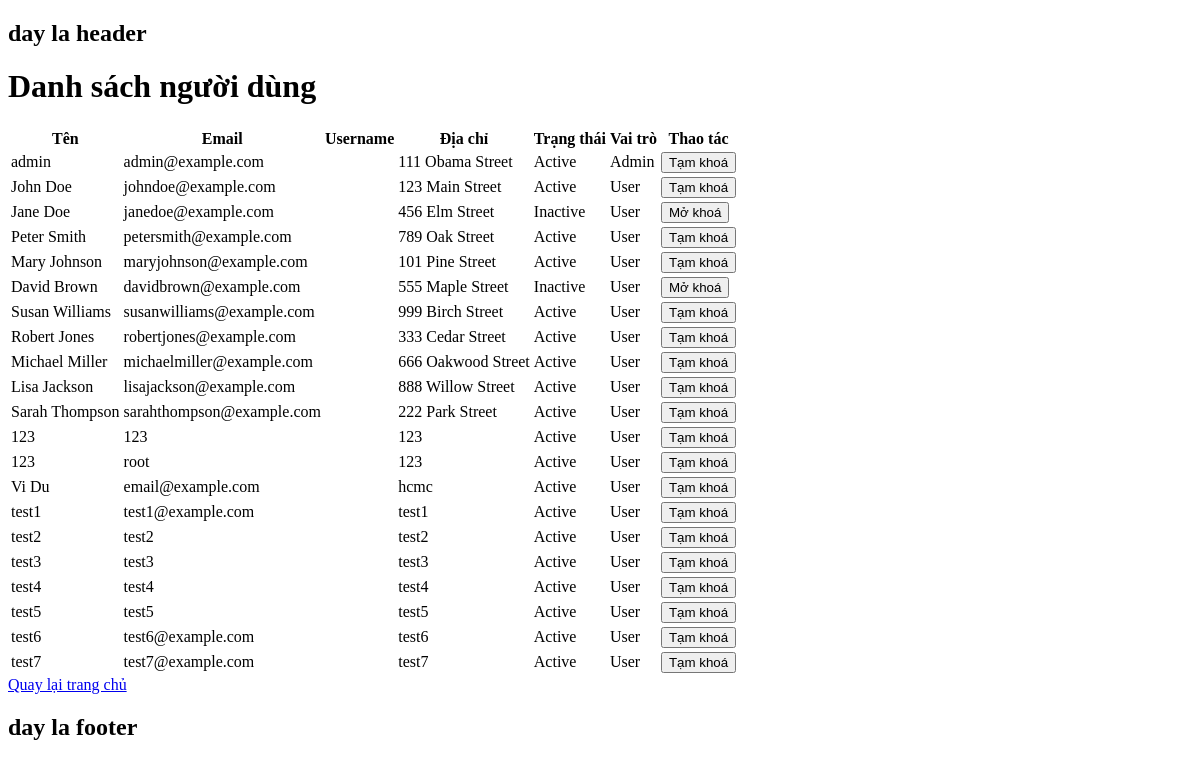
Page /user_management.php (signed in) on the earlier database version.
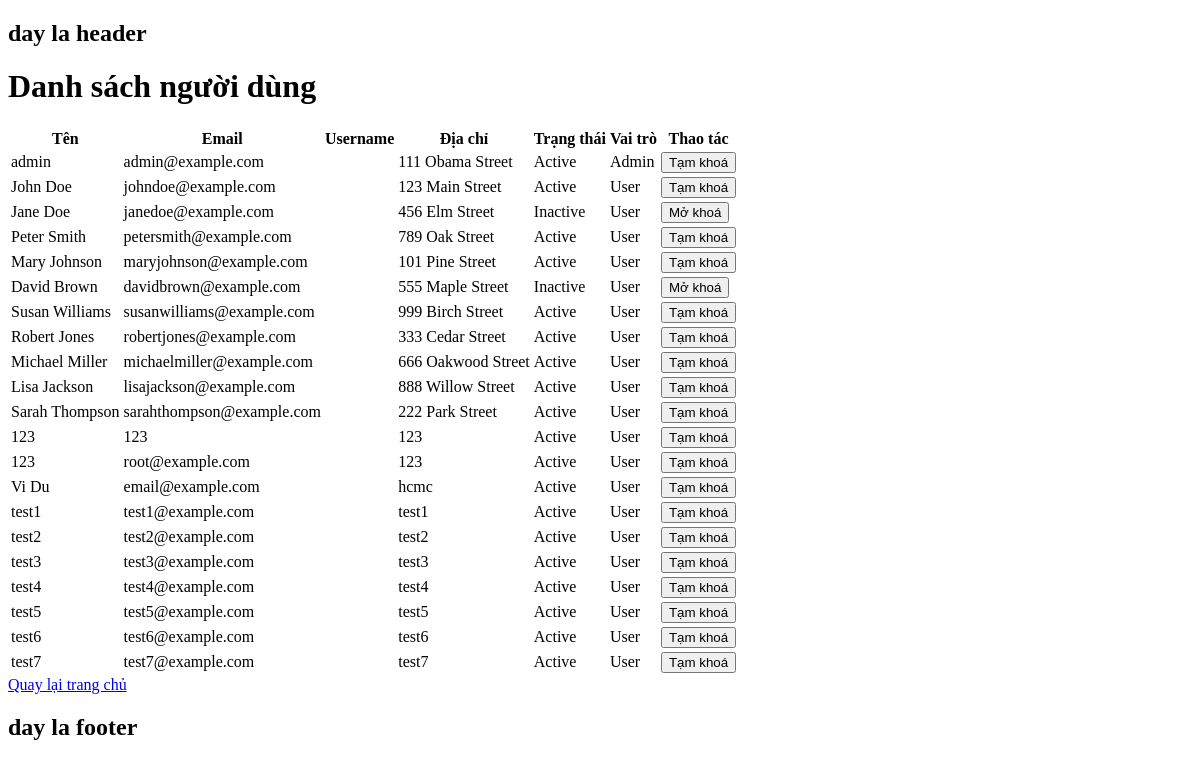
Same page on the later database version.
### tables this page shows
CREATE TABLE `users` (
  `id` int NOT NULL,
  `name` varchar(255) DEFAULT NULL,
  `email` varchar(255) NOT NULL,
  `phone` varchar(20) NOT NULL,
  `address` varchar(255) NOT NULL,
  `password` varchar(255) NOT NULL,
  `is_active` tinyint(1) NOT NULL DEFAULT '1',
  `role_id` int NOT NULL DEFAULT '2'
);

### inc/init.php (called while the page is built, shortened)
<?php
spl_autoload_register(
    function ($className) {
        $fileName = strtolower($className) . ".php";
        $dirRoot = dirname(__DIR__);
    }
);
require dirname(__DIR__) . "/inc/function.php";

### classes/user.php (called while the page is built, shortened)
<?php
class User
{
    public static function getAllUserInfo($conn)
    {
        try {
            $sql = "select u.id, u.name, u.email, u.username, u.address, u.is_active, u.role_id from users u;";
            $stmt = $conn->prepare($sql);
            $stmt->setFetchMode(PDO::FETCH_ASSOC);
            if ($stmt->execute()) {
                $users = $stmt->fetchAll();
                return $users;
            }
        } catch (PDOException $e) {
            echo $e->getMessage();
            return null;
        }
    }
}

### user_management.php (the view, shortened to what this page needs)
<?
require "inc/init.php";
$conn = require "inc/db.php";
$users = User::getAllUserInfo($conn);
?>
<? layouts(); ?>
<h1>Danh sách người dùng</h1>
<?php if (!empty($users)) : ?>
    <table>
        <thead>
            <tr>
                <th>Tên</th>
                <th>Email</th>
                <th>Username</th>
                <th>Địa chỉ</th>
                <th>Trạng thái</th>
                <th>Vai trò</th>
                <th>Thao tác</th>
            </tr>
        </thead>
        <tbody>
            <?php foreach ($users as $user) : ?>
                <tr>
                    <td><?php echo $user['name']; ?></td>
                    <td><?php echo $user['email']; ?></td>
                    <td><?php echo $user['username']; ?></td>
                    <td><?php echo $user['address']; ?></td>
                    <td><?php echo $user['is_active'] == 1 ? 'Active' : 'Inactive'; ?></td>
                    <td><?php echo $user['role_id'] == 1 ? 'Admin' : 'User'; ?></td>
                    <td>
                        <?php if ($user['is_active'] == false) : ?>
                            <button value="<?php echo $user['id']; ?>" name="id" id="btnActive">Mở khoá</button>
                        <?php else : ?>
                            <button value="<?php echo $user['id']; ?>" name="id" id="btnDeactive">Tạm khoá</button>
                        <?php endif; ?>
                    </td>
                </tr>
            <?php endforeach; ?>
        </tbody>
    </table>
<?php else : ?>
    <p>Không tìm thấy kết quả phù hợp</p>
<?php endif; ?>
<a href="index.php">Quay lại trang chủ</a>
<? layouts('footer');

### inc/function.php
<?php
function layouts($layoutName = "header"){
    if(file_exists(WEB_PATH.'/inc/'.$layoutName.'.php')){
        require WEB_PATH.'/inc/'.$layoutName.'.php';
    }
}

### inc/header.php (shortened to what this page needs)
<!DOCTYPE html>
<html lang="vi">
<head>
    <link rel="stylesheet" href="css/style.css">
</head>
<body>
    <h2>day la header</h2>
</body>
</html>

### inc/footer.php (shortened to what this page needs)
<!DOCTYPE html>
<html lang="vi">
<head>
</head>
<body>
    <h2>day la footer</h2>
</body>
</html>

### css/style.css (style rules this page uses)
* { box-sizing: border-box; }

Differences in the rows shown:
changed users: email "root" → "root@example.com"
changed users "test2": email "test2" → "test2@example.com"
changed users "test3": email "test3" → "test3@example.com"
changed users "test4": email "test4" → "test4@example.com"
changed users "test5": email "test5" → "test5@example.com"
